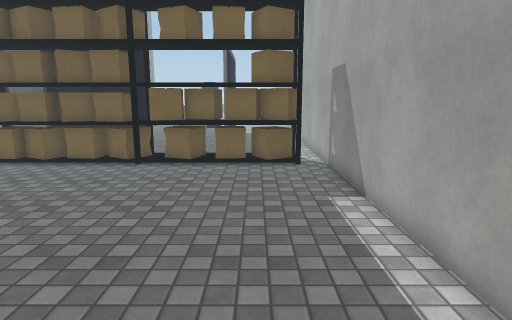
[1] (above)

15 first-person views from a walk through a Unity game level. The camera is 1.5 m above the floor, tilts 10° down and sees 75° across. The floor is counted in squares, 0.5 m on a side. Each view is taken from the middle of a square. On the plan, view 1 faces up. The plan holds only what a view shows up to about 20 squares ahead; the rest is blank. The place goes on beyond the plan. The player character is not drawn. Some surface patterns are stand-ins.

[2]
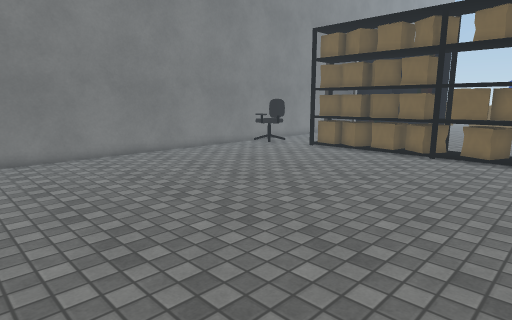

[3]
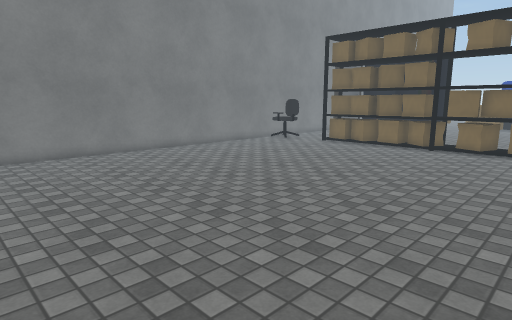

[4]
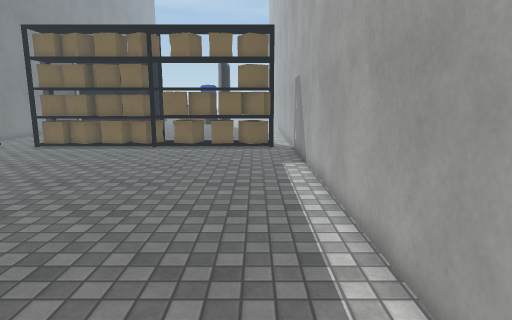

[5]
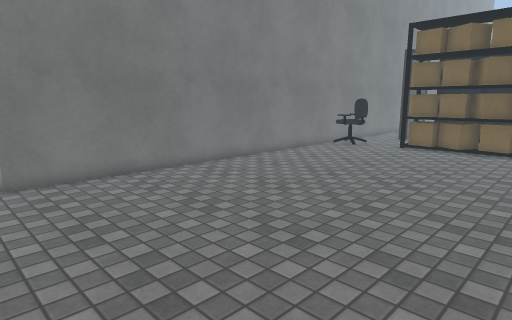

[6]
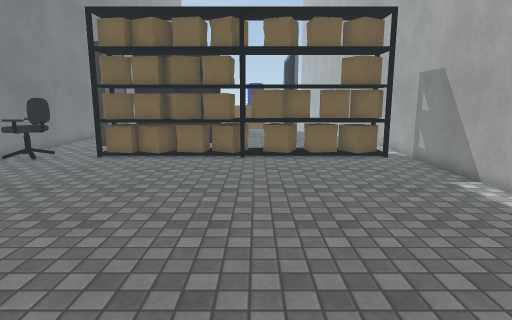

[7]
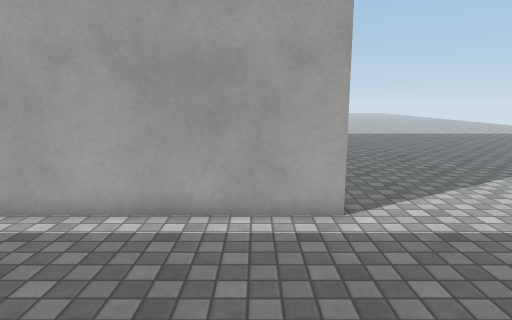

[8]
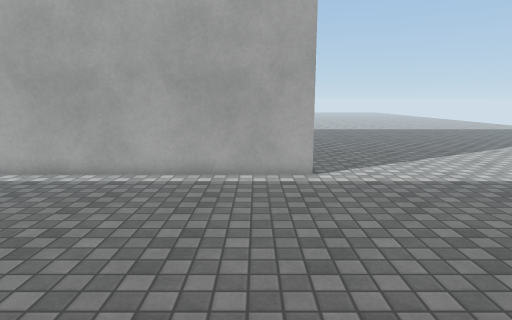

[9]
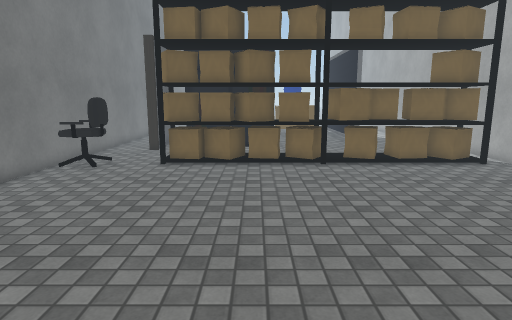

[10]
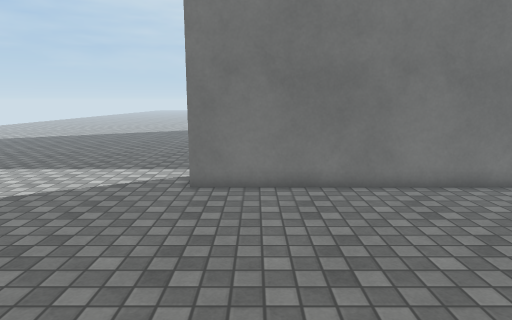

[11]
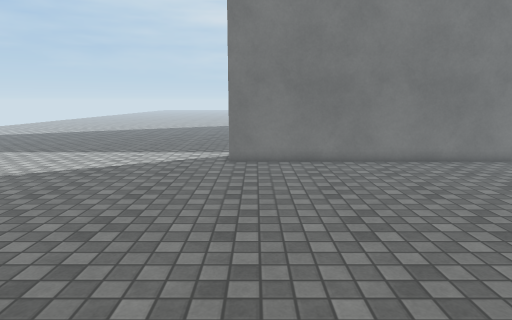

[12]
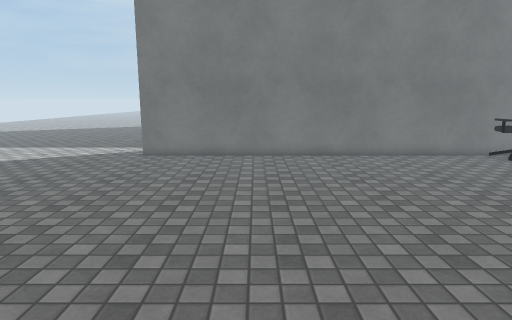

[13]
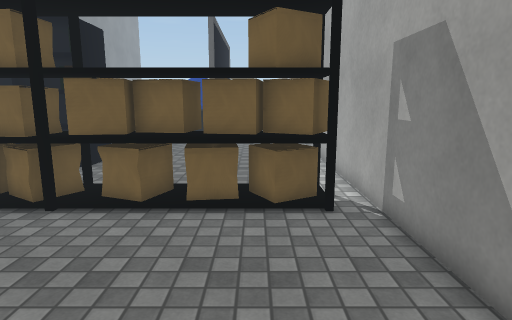

[14]
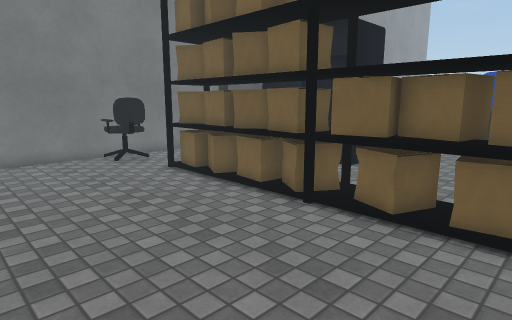

[15]
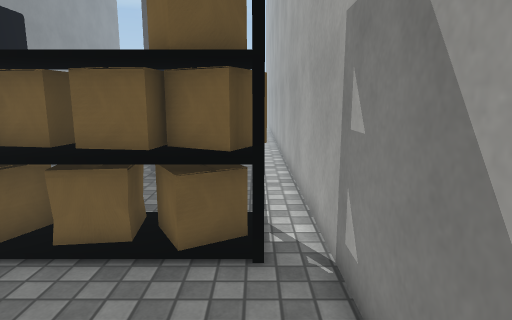

### Floor plan
Key: @ floor where view 1 was taken; # wall or solid block; . floor; = window, fence, low wall or low ledge; ^ raised ledge; O other object.
Columns run from 23 left of view 1 to 9 right of it. Each row starts with its distance up from view 1.
 22               OO.  ..... ..#
 21                ..  ..... ..#
 20     # ...       .. ..... ..#
 19     # ....       .  .... ..#
 18     # ...OO#O#O#####O#######
 17     # ...OO#O#O###OOOOOOOO #
 16     # OO.##=^#######^^######
 15     #OOO...................#
 14     # O....................#
 13     # .....................#
 12     # .....................#
 11     # .....................#
 10     # .....................#
  9     # .....................#
  8     # .....................#
  7     # .....................#
  6     # .....................#
  5     # .....................#
  4     # .....................#
  3     # .....................#
  2     # .....................#
  1     # .....................#
  0     # .................@...#
 -1     # .....................#
 -2     # .....................#
 -3     # .....................#
 -4     # .....................#
 -5 .................................
 -6 .................................

Positions as (right, up) in squares from view 1, and headings:
1: (0, 0), facing up
2: (0, -3), facing up-left
3: (1, -6), facing up-left
4: (1, -6), facing up
5: (-5, -6), facing up-left
6: (-5, -2), facing up
7: (-5, -2), facing right
8: (-10, -2), facing right
9: (-9, 0), facing up
10: (-7, -2), facing left
11: (-2, -3), facing left
12: (0, 2), facing left
13: (0, 7), facing up
14: (0, 8), facing up-left
15: (2, 10), facing up
